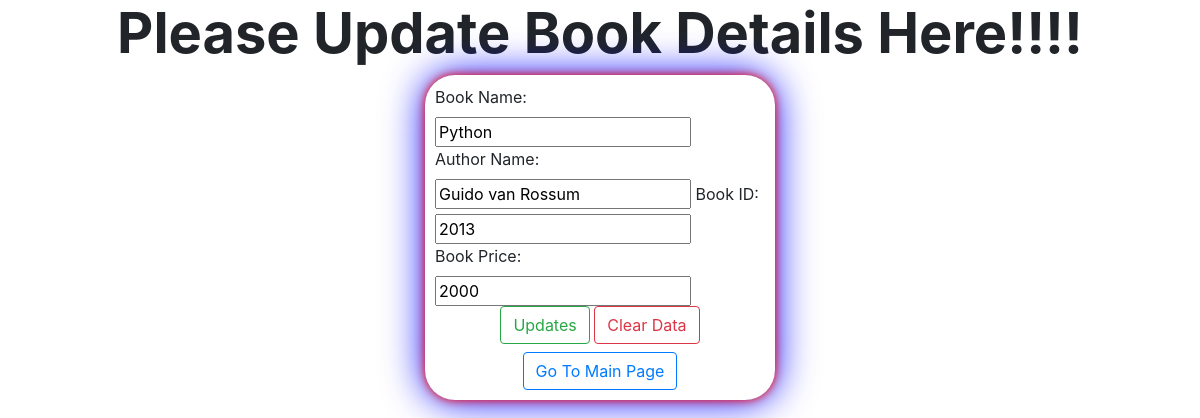
Page /update/11 on the committed database.
### app1/models.py (models this page shows)
class BookData(models.Model):
    book_name = models.CharField(max_length=50)
    author_name = models.CharField(max_length=50)
    book_id = models.IntegerField()
    book_price = models.IntegerField()

### app1/views.py (the view)
# urls.py: path('update/<id>', views.update, name='update'),
def update(request, id):
    data = BookData.objects.get(id=id)
    return render(request,'update.html',{'data':data})

### templates/update.html (shortened to what this page needs)
<!DOCTYPE html>
<html lang="en" dir="ltr">
  <head>
    {% include 'cdnlines.html' %}
  </head>
  <body>
    <h1 class="text-center display-4 font-weight-bold">Please Update Book Details Here!!!!</h1>
    <div class="container">
      <div class="row">
        <div class="offset-md-4 col-md-4">
          <form method="post" action="{% url 'update_data' data.id %}">
            <label>Book Name:</label>
            <input type="text" name="bname" calss="form-control" value="{{ data.book_name}}">
            <label>Author Name:</label>
            <input type="text" name="authname" calss="form-control" value="{{ data.author_name}}">
            <label>Book ID:</label>
            <input type="text" name="bookid" calss="form-control" value="{{ data.book_id}}">
            <label>Book Price:</label>
            <input type="text" name="bookprice" calss="form-control" value="{{ data.book_price}}">
            <div class="text-center">
              <div class="text-center">
              <input type="Submit"  value="Updates" class="btn btn-outline-success">
              <input type="Reset"  value="Clear Data" class="btn btn-outline-danger"><br>
              <a href="{% url 'mainpage' %}" class="btn btn-outline-primary mt-2">Go To Main Page</a>
            </div>
            </div>
          </form>
        </div>
      </div>
    </div>
  </body>
</html>

### templates/update.html (style rules this page uses)
form { padding:10px; box-shadow:0px 0px 10px red, 0px 0px 40px blue; border-radius:30px; }

### rows in the picture
BookData: bname "Python", authname "Guido van Rossum", bookid "2013", bookprice "2000"
